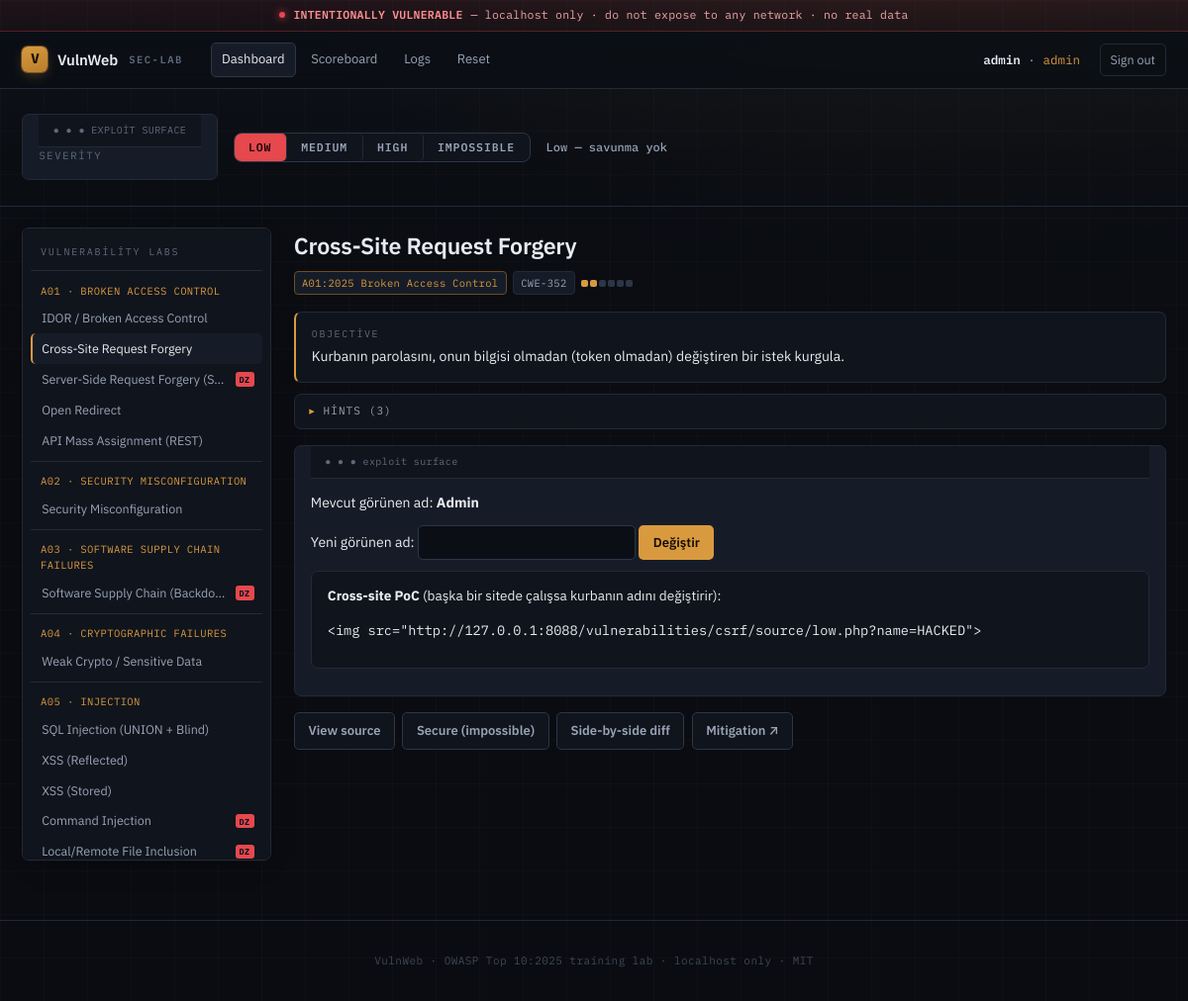
The page /vulnerabilities/csrf/index.php (signed in) on the database its author committed.
### tables this page shows
CREATE TABLE users (
  id            INT AUTO_INCREMENT PRIMARY KEY,
  username      VARCHAR(64)  NOT NULL UNIQUE,
  password_md5  VARCHAR(32)  NOT NULL,
  role          VARCHAR(16)  NOT NULL DEFAULT 'user',
  first_name    VARCHAR(64),
  last_name     VARCHAR(64),
  avatar        VARCHAR(255),
  failed_logins INT NOT NULL DEFAULT 0,
  created_at    TIMESTAMP NOT NULL DEFAULT CURRENT_TIMESTAMP
);

### vulnerabilities/csrf/index.php (called while the page is built, shortened)
<?php
vuln_dispatch('csrf');

### core/Auth.php (called while the page is built, shortened)
<?php
final class Auth
{
    public static function user(): ?array
    {
        $pdo = DB::pdo();
        $stmt = $pdo->prepare('SELECT id, username, role, first_name, last_name, avatar FROM users WHERE id = ?');
        $stmt->execute([$_SESSION['uid']]);
        $u = $stmt->fetch();
        return $u ?: null;
    }
}

### core/functions.php (called while the page is built, shortened)
<?php
function e(?string $s): string
{
    return htmlspecialchars((string) $s, ENT_QUOTES | ENT_HTML5, 'UTF-8');
}
function security_level(): string
{
    return SecurityLevel::get();
}
function current_user(): ?array
{
    return Auth::user();
}

### core/SecurityLevel.php (called while the page is built, shortened)
<?php
final class SecurityLevel
{
    public static function get(): string
    {
        return $_SESSION['security'] ?? 'low';
    }
    public static function label(string $level): string
    {
        return match ($level) {
            'low'        => 'Low — savunma yok',
            'medium'     => 'Medium — naif/bypass\'lanabilir savunma',
            'high'       => 'High — güçlü ama bypass\'lanabilir',
            'impossible' => 'Impossible — güvenli referans',
            default      => $level,
        };
    }
}

### core/Challenges.php (called while the page is built, shortened)
<?php
final class Challenges
{
    private static ?array $all = null;
    public static function all(): array
    {
        if (self::$all === null) {
            $json = file_get_contents(CORE_DIR . '/data/challenges.json');
            self::$all = $json ? (json_decode($json, true) ?: []) : [];
        }
        return self::$all;
    }
    public static function get(string $id): ?array
    {
        foreach (self::all() as $c) {
            if (($c['id'] ?? null) === $id) {
                return $c;
            }
        }
        return null;
    }
}

### core/layout.php (the view, shortened to what this page needs)
<?php
function nav_active(string $needle): string
{
    return str_contains($_SERVER['SCRIPT_NAME'] ?? '', $needle) ? ' class="active"' : '';
}
function render_header(string $title = 'VulnWeb'): void
{
    $level = security_level();
    $user = current_user();
    ?>
<!doctype html>
<html lang="tr">
<head>
<link rel="stylesheet" href="/assets/style.css">
</head>
<body>
<div class="caution"><span class="dot"></span> <b>INTENTIONALLY VULNERABLE</b> — localhost only · do not expose to any network · no real data</div>
<header class="topbar">
  <a class="brand" href="/index.php"><span class="glyph">V</span> VulnWeb <span class="sub">sec-lab</span></a>
  <nav class="topnav">
    <a href="/index.php"<?= nav_active('index') ?>>Dashboard</a>
    <a href="/scoreboard.php"<?= nav_active('scoreboard') ?>>Scoreboard</a>
    <a href="/logs.php"<?= nav_active('logs') ?>>Logs</a>
    <a href="/setup.php"<?= nav_active('setup') ?>>Reset</a>
  </nav>
  <?php if ($user): ?>
    <span class="who"><b><?= e($user['username']) ?></b> · <span class="role"><?= e($user['role']) ?></span></span>
    <a class="btn-ghost" href="/logout.php">Sign out</a>
  <?php endif; ?>
</header>
<?php render_sevbar($level); ?>
<?php
}
function render_sevbar(string $level): void
{
    $desc = SecurityLevel::label($level);
    echo '<form class="sevbar" method="post" action="/security.php">';
    echo '<span class="lab">Severity</span><div class="seg">';
    foreach (SecurityLevel::LEVELS as $lvl) {
        $on = $lvl === $level ? ' on s-' . $lvl : '';
        echo '<button class="seg-btn' . $on . '" name="security" value="' . e($lvl) . '">' . strtoupper(e($lvl)) . '</button>';
    }
    echo '</div>';
    echo '<span class="desc"><b>' . e($desc) . '</b></span>';
    echo '</form>';
}
function render_footer(): void
{
    echo '<footer class="foot">VulnWeb · OWASP Top 10:2025 training lab · localhost only · MIT</footer>';
    echo '</body></html>';
}
function owasp_name(string $code): string
{
    static $m = [
        'A01' => 'Broken Access Control',
        'A02' => 'Security Misconfiguration',
        'A03' => 'Software Supply Chain Failures',
        'A04' => 'Cryptographic Failures',
        'A05' => 'Injection',
        'A06' => 'Insecure Design',
        'A07' => 'Authentication Failures',
        'A08' => 'Software or Data Integrity Failures',
        'A09' => 'Security Logging & Alerting',
        'A10' => 'Mishandling of Exceptional Conditions',
    ];
    return $m[$code] ?? $code;
}
function sidebar_groups(): array
{
    $groups = [];
    foreach (Challenges::all() as $c) {
        $code = strtok((string) ($c['category'] ?? 'A00'), ':');
        $groups[$code][] = $c;
    }
    uksort($groups, 'strcmp');
    return $groups;
}
function render_sidebar(?string $activeId = null): void
{
    echo '<aside class="sidebar"><div class="s-head">Vulnerability Labs</div>';
    foreach (sidebar_groups() as $code => $items) {
        echo '<div class="cat">' . e($code) . ' · ' . e(mb_strtoupper(owasp_name($code))) . '</div><ul>';
        foreach ($items as $c) {
            $active = $c['id'] === $activeId ? ' class="active"' : '';
            $tags = '';
            if (!empty($c['dangerZone'])) {
                $tags .= '<span class="t-dz" title="Danger Zone (RCE/file/internal)">DZ</span>';
            }
            echo '<li' . $active . '><a href="/' . e($c['path']) . 'index.php">'
               . '<span class="nm">' . e($c['name']) . '</span>'
               . '<span class="tags">' . $tags . '</span></a></li>';
        }
        echo '</ul>';
    }
    echo '</aside>';
}
function vuln_dispatch(string $__vuln_id): void
{
    $__lvl = security_level();
    $__c = Challenges::get($__vuln_id);
    $__dir = APP_ROOT . '/' . ($__c['path'] ?? ('vulnerabilities/' . $__vuln_id . '/'));
    require $__dir . 'source/' . $__lvl . '.php';
    $__body = ob_get_clean();
    render_vuln_page($__vuln_id, $__body);
}
function render_vuln_page(string $id, string $bodyHtml): void
{
    $c = Challenges::get($id);
    $name = $c['name'] ?? $id;
    render_header($name);
    echo '<div class="shell">';
    render_sidebar($id);
    echo '<main class="content">';
    $diff = (int) ($c['difficulty'] ?? 1);
    $squares = '';
    for ($i = 1; $i <= 6; $i++) {
        $squares .= '<i class="' . ($i <= $diff ? 'on' : '') . '"></i>';
    }
    $solvedPill = Scoreboard::isSolved($id)
        ? '<span class="solved-pill">✓ SOLVED</span>' : '';
    echo '<div class="page-h"><div>';
    echo '<h1>' . e($name) . '</h1>';
    echo '<div class="chips">';
    echo '<span class="chip chip-owasp">' . e($c['category'] ?? '') . '</span>';
    if (!empty($c['cwe'])) {
        echo '<span class="chip chip-cwe">' . e($c['cwe']) . '</span>';
    }
    echo '<span class="diff" title="difficulty">' . $squares . '</span>';
    echo '</div></div>' . $solvedPill . '</div>';
    if ($c) {
        echo '<div class="panel objective"><span class="p-label">Objective</span>' . e($c['objective'] ?? '') . '</div>';
        if (!empty($c['hints'])) {
            echo '<details class="hints"><summary>Hints (' . count($c['hints']) . ')</summary><ol>';
            echo '</ol></details>';
        }
    }
    echo '<div class="lab">' . $bodyHtml . '</div>';
    echo '<div class="vuln-actions">';
    echo '<a class="btn" href="/source_view.php?id=' . urlencode($id) . '&level=' . urlencode(security_level()) . '">View source</a>';
    echo '<a class="btn" href="/source_view.php?id=' . urlencode($id) . '&level=impossible">Secure (impossible)</a>';
    echo '<a class="btn" href="/source_view.php?id=' . urlencode($id) . '&diff=1">Side-by-side diff</a>';
    if (!empty($c['mitigationUrl'])) {
        echo '<a class="btn" target="_blank" rel="noopener" href="' . e($c['mitigationUrl']) . '">Mitigation ↗</a>';
    }
    echo '</div>';
    echo '</main></div>';
    render_footer();
}

### vulnerabilities/csrf/source/low.php (shortened to what this page needs)
<?php
$cur = current_user();
echo '<p>Mevcut görünen ad: <strong>' . e($cur['first_name'] ?? '') . '</strong></p>';
echo '<form method="get">Yeni görünen ad: <input type="text" name="name" value=""> <button type="submit">Değiştir</button></form>';
echo '<div class="panel" style="font-size:.85rem"><strong>Cross-site PoC</strong> (başka bir sitede çalışsa kurbanın adını değiştirir):'
   . '<pre>&lt;img src="http://127.0.0.1:8088/vulnerabilities/csrf/source/low.php?name=HACKED"&gt;</pre></div>';

### rows shown on the page
users: username "admin", role "admin", first_name "Admin"

### other values the page prints
$lvl "LOW"
$lvl "MEDIUM"
$lvl "HIGH"
$lvl "IMPOSSIBLE"
$desc "Low — savunma yok"
$code "A01"
mb_strtoupper(owasp_name($code)) "BROKEN ACCESS CONTROL"
$c['name'] "IDOR / Broken Access Control"
$c['name'] "Cross-Site Request Forgery"
$c['name'] "Server-Side Request Forgery (S…"
$c['name'] "Open Redirect"
$c['name'] "API Mass Assignment (REST)"
$code "A02"
mb_strtoupper(owasp_name($code)) "SECURITY MISCONFIGURATION"
$c['name'] "Security Misconfiguration"
